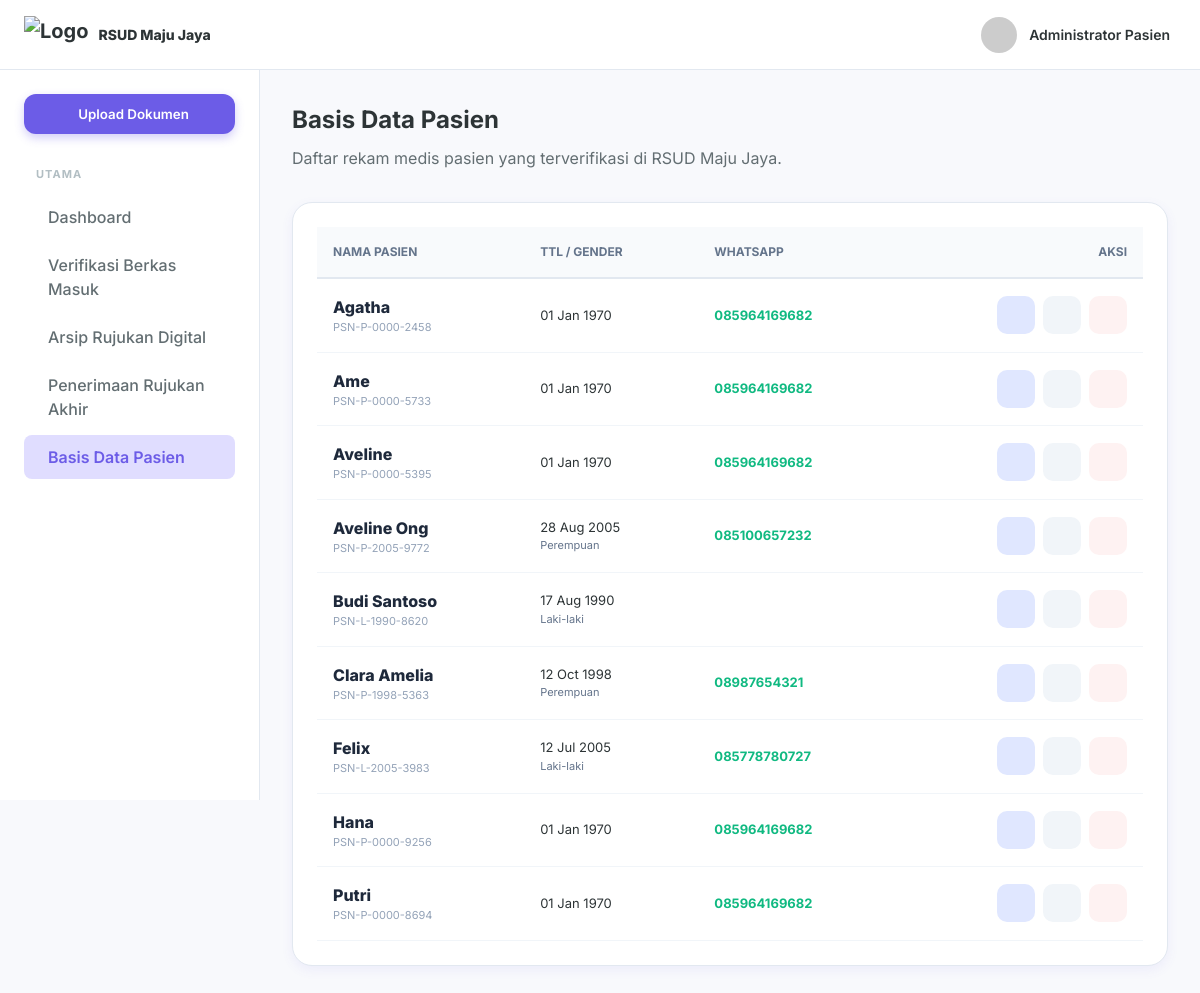
The page /referral_patients.php on the database its author committed.
### tables this page shows
CREATE TABLE patients (
        id INTEGER PRIMARY KEY AUTOINCREMENT,
        patient_id TEXT UNIQUE,
        name TEXT,
        birth_date TEXT,
        gender TEXT,
        phone TEXT,
        address TEXT,
        insurance_type TEXT,
        created_at DATETIME DEFAULT CURRENT_TIMESTAMP,
        is_deleted INTEGER DEFAULT 0
    , nik TEXT, card_number TEXT);

### config.php (called while the page is built, shortened)
<?php
$db_file = __DIR__ . '/dms_hospital.sqlite';
try {
    $pdo = new PDO("sqlite:" . $db_file);
    $pdo->setAttribute(PDO::ATTR_ERRMODE, PDO::ERRMODE_EXCEPTION);
    $pdo->setAttribute(PDO::ATTR_DEFAULT_FETCH_MODE, PDO::FETCH_ASSOC);
    class SQLiteCompatibilityLayer {
        private $pdo;
        public function __construct($pdo) {
            $this->pdo = $pdo;
        }
        public function query($sql) {
            try {
                $stmt = $this->pdo->query($sql);
                return new SQLiteResultWrapper($stmt);
            } catch (PDOException $e) {
                die("Database Error: " . $e->getMessage() . " (SQL: $sql)");
            }
        }
    }
    class SQLiteResultWrapper {
        private $data = [];
        private $index = 0;
        public function __construct($stmt) {
            $this->stmt = $stmt;
            if ($stmt) {
                $all = $this->stmt->fetchAll();
                $this->num_rows = count($all);
                $this->data = $all;
                $this->index = 0;
            }
        }
        public function fetch_assoc() {
            if (isset($this->data[$this->index])) {
                return $this->data[$this->index++];
            }
            return null;
        }
        public function data_seek($n) {
            $this->index = $n;
        }
    }
    $conn = new SQLiteCompatibilityLayer($pdo);
} catch (PDOException $e) {
    die("Koneksi SQLite Gagal: " . $e->getMessage());
}

### referral_patients.php (the view, shortened to what this page needs)
<?php
require_once 'config.php';
$sql_patients = "SELECT * FROM patients WHERE is_deleted = 0 ORDER BY created_at DESC";
$result = $conn->query($sql_patients);
if ($result->num_rows > 0) {
    $result->data_seek(0);
}
?>
<!DOCTYPE html>
<html lang="id">
<head>
    <link rel="stylesheet" href="styles.css">
</head>
<body>
    <div class="app-container">
        <header class="navbar">
            <div class="navbar-left">
                <div class="logo" style="display: flex; align-items: center; gap: 10px;">
                    <img src="img/logo.png" alt="Logo" style="height: 38px; width: auto; object-fit: contain;">
                    <span style="font-size: 14px; font-weight: 800;">RSUD Maju Jaya</span>
                </div>
            </div>
            <div class="navbar-right">
                <div class="user-profile">
                    <img src="https://ui-avatars.com/api/?name=Admin+Patient&background=6C5CE7&color=fff&rounded=true">
                    <div class="user-info"><span class="user-name">Administrator Pasien</span></div>
                </div>
            </div>
        </header>
        <div class="main-layout">
            <aside class="sidebar">
                <div class="sidebar-content">
                    <button class="new-doc-btn" onclick="window.location.href='referral_registration.php'"><i class="ph ph-plus"></i><span>Upload Dokumen</span></button>
                    <nav class="sidebar-menu">
                        <div class="menu-group">
                            <h3 class="menu-title">Utama</h3>
                            <ul>
                                <li><a href="referral_dashboard.php"><i class="ph ph-squares-four"></i><span>Dashboard</span></a></li>
                                <li><a href="referral_verification.php"><i class="ph ph-check-square-offset"></i><span>Verifikasi Berkas Masuk</span></a></li>
                                <li><a href="referral_explorer.php"><i class="ph ph-files"></i><span>Arsip Rujukan Digital</span></a></li>
                                <li><a href="referral_specialist.php"><i class="ph ph-stethoscope"></i><span>Penerimaan Rujukan Akhir</span></a></li>
                                <li class="active"><a href="referral_patients.php"><i class="ph ph-users"></i><span>Basis Data Pasien</span></a></li>
                            </ul>
                        </div>
                    </nav>
                </div>
            </aside>
            <main class="content-area">
                <h1 class="page-title">Basis Data Pasien</h1>
                <p class="page-description">Daftar rekam medis pasien yang terverifikasi di RSUD Maju Jaya.</p>
                <div class="card" style="border-radius: 20px; overflow: hidden; margin-top: 32px;">
                    <table style="width: 100%; border-collapse: collapse;">
                        <thead>
                            <tr style="background: #f8fafc; border-bottom: 2px solid #e2e8f0; font-size: 12px; color: #64748b;">
                                <th style="padding: 16px; text-align: left;">NAMA PASIEN</th>
                                <th style="padding: 16px; text-align: left;">TTL / GENDER</th>
                                <th style="padding: 16px; text-align: left;">WHATSAPP</th>
                                <th style="padding: 16px; text-align: right;">AKSI</th>
                            </tr>
                        </thead>
                        <tbody>
                            <?php if ($result->num_rows > 0): ?>
                                <?php while($row = $result->fetch_assoc()): ?>
                                    <tr style="border-bottom: 1px solid #f1f5f9;">
                                        <td style="padding: 16px;">
                                            <div style="font-weight: 800; color: #1e293b;"><?= $row['name'] ?></div>
                                            <div style="font-size: 11px; color: #94a3b8;"><?= $row['patient_id'] ?></div>
                                        </td>
                                        <td style="padding: 16px; font-size: 13px;">
                                            <div><?= date('d M Y', strtotime($row['birth_date'])) ?></div>
                                            <div style="color: #64748b; font-size: 11px;"><?= $row['gender'] ?></div>
                                        </td>
                                        <td style="padding: 16px; font-size: 13px; color: #10b981; font-weight: 700;"><?= $row['phone'] ?></td>
                                        <td style="padding: 16px; text-align: right;">
                                            <div style="display: flex; gap: 8px; justify-content: flex-end;">
                                                <button onclick="openDetailModal('<?= $row['patient_id'] ?>')" class="action-btn" style="background:#e0e7ff; color:#4f46e5;" title="Detail & Riwayat Medis"><i class="ph ph-user-list"></i></button>
                                                <button onclick="openEditModal('<?= $row['patient_id'] ?>')" class="action-btn" style="background:#f1f5f9; color:#6366f1;" title="Edit Profil"><i class="ph ph-note-pencil"></i></button>
                                                <a href="referral_patients.php?delete_id=<?= $row['patient_id'] ?>" onclick="return confirm('Arsip pasien ini akan dipindahkan ke folder sampah (Soft Delete). Lanjutkan?')" class="action-btn" style="background:#fef2f2; color:#ef4444;" title="Hapus"><i class="ph ph-trash"></i></a>
                                            </div>
                                        </td>
                                    </tr>
                                <?php endwhile; ?>
                            <?php else: ?>
                                <tr><td colspan="4" style="padding: 60px; text-align: center; color: #cbd5e1;">Belum ada data pasien aktif.</td></tr>
                            <?php endif; ?>
                        </tbody>
                    </table>
                </div>
            </main>
        </div>
    </div>
</body>
</html>

### styles.css (style rules this page uses)
:root { --primary: #6C5CE7; --primary-hover: #5A4BDE; --secondary: #A29BFE; --secondary-light: #E0DDFF; --bg-color: #F8F9FC; --card-bg: #FFFFFF; --text-main: #2D3436; --text-muted: #636E72; --text-light: #B2BEC3; --border-color: #E2E8F0; --shadow-sm: 0 1px 2px rgba(0,0,0,0.05); --shadow-md: 0 4px 12px rgba(108, 92, 231, 0.08); --shadow-lg: 0 10px 25px rgba(108, 92, 231, 0.12); --radius: 12px; --sidebar-width: 260px; --navbar-height: 70px; --transition: all 0.3s cubic-bezier(0.25, 0.8, 0.25, 1); }
* { margin: 0; padding: 0; box-sizing: border-box; }
body { font-family: 'Inter', sans-serif; background-color: var(--bg-color); color: var(--text-main); line-height: 1.5; overflow-x: hidden; }
ul { list-style: none; }
a { text-decoration: none; color: inherit; }
button { cursor: pointer; border: none; background: none; font-family: inherit; }
.app-container { display: flex; flex-direction: column; min-height: 100vh; }
.main-layout { display: flex; flex: 1; margin-top: var(--navbar-height); }
.navbar { position: fixed; top: 0; left: 0; width: 100%; height: var(--navbar-height); background-color: var(--card-bg); border-bottom: 1px solid var(--border-color); display: flex; align-items: center; justify-content: space-between; padding: 0 24px; z-index: 50; }
.navbar-left { display: flex; align-items: center; gap: 16px; width: var(--sidebar-width); }
.logo { display: flex; align-items: center; gap: 10px; font-weight: 700; font-size: 20px; color: var(--text-main); }
.navbar-right { display: flex; align-items: center; gap: 20px; }
.action-btn { position: relative; font-size: 24px; color: var(--text-muted); transition: var(--transition); }
.user-profile { display: flex; align-items: center; gap: 12px; cursor: pointer; padding: 6px; border-radius: var(--radius); transition: var(--transition); }
.user-profile img { width: 36px; height: 36px; border-radius: 50%; object-fit: cover; }
.user-info { display: flex; flex-direction: column; }
.user-name { font-weight: 600; font-size: 14px; }
.sidebar { width: var(--sidebar-width); background-color: var(--card-bg); border-right: 1px solid var(--border-color); height: calc(100vh - var(--navbar-height)); position: fixed; top: var(--navbar-height); left: 0; transition: var(--transition); z-index: 40; }
.sidebar-content { padding: 24px; height: 100%; overflow-y: auto; }
.new-doc-btn { width: 100%; background-color: var(--primary); color: white; padding: 12px; border-radius: var(--radius); display: flex; align-items: center; justify-content: center; gap: 8px; font-weight: 600; margin-bottom: 32px; transition: var(--transition); box-shadow: 0 4px 10px rgba(108, 92, 231, 0.3); }
.menu-group { margin-bottom: 24px; }
.menu-title { font-size: 11px; text-transform: uppercase; letter-spacing: 1px; color: var(--text-light); margin-bottom: 12px; padding-left: 12px; }
.sidebar-menu ul li { margin-bottom: 4px; }
.sidebar-menu ul li a { display: flex; align-items: center; gap: 12px; padding: 10px 12px; border-radius: 8px; color: var(--text-muted); font-weight: 500; transition: var(--transition); }
.sidebar-menu ul li.active a { background-color: var(--secondary-light); color: var(--primary); font-weight: 600; }
.content-area { margin-left: var(--sidebar-width); padding: 32px; width: calc(100% - var(--sidebar-width)); transition: var(--transition); }
.page-title { font-size: 24px; font-weight: 700; margin-bottom: 8px; }
.page-description { color: var(--text-muted); }
.card { background-color: var(--card-bg); border-radius: var(--radius); box-shadow: var(--shadow-md); border: 1px solid var(--border-color); padding: 24px; }

### referral_patients.php (style rules this page uses)
.action-btn { width: 38px; height: 38px; border-radius: 10px; border: none; cursor: pointer; display: flex; align-items: center; justify-content: center; transition: 0.2s; text-decoration:none; }

### rows shown on the page
patients: name "Agatha", patient "PSN-P-0000-2458", birth_date "01 Jan 1970", phone "085964169682"
patients: name "Ame", patient "PSN-P-0000-5733", birth_date "01 Jan 1970", phone "085964169682"
patients: name "Aveline", patient "PSN-P-0000-5395", birth_date "01 Jan 1970", phone "085964169682"
patients: name "Aveline Ong", patient "PSN-P-2005-9772", birth_date "28 Aug 2005", gender "Perempuan", phone "085100657232"
patients: name "Budi Santoso", patient "PSN-L-1990-8620", birth_date "17 Aug 1990", gender "Laki-laki"
patients: name "Clara Amelia", patient "PSN-P-1998-5363", birth_date "12 Oct 1998", gender "Perempuan", phone "08987654321"
patients: name "Felix", patient "PSN-L-2005-3983", birth_date "12 Jul 2005", gender "Laki-laki", phone "085778780727"
patients: name "Hana", patient "PSN-P-0000-9256", birth_date "01 Jan 1970", phone "085964169682"
patients: name "Putri", patient "PSN-P-0000-8694", birth_date "01 Jan 1970", phone "085964169682"
